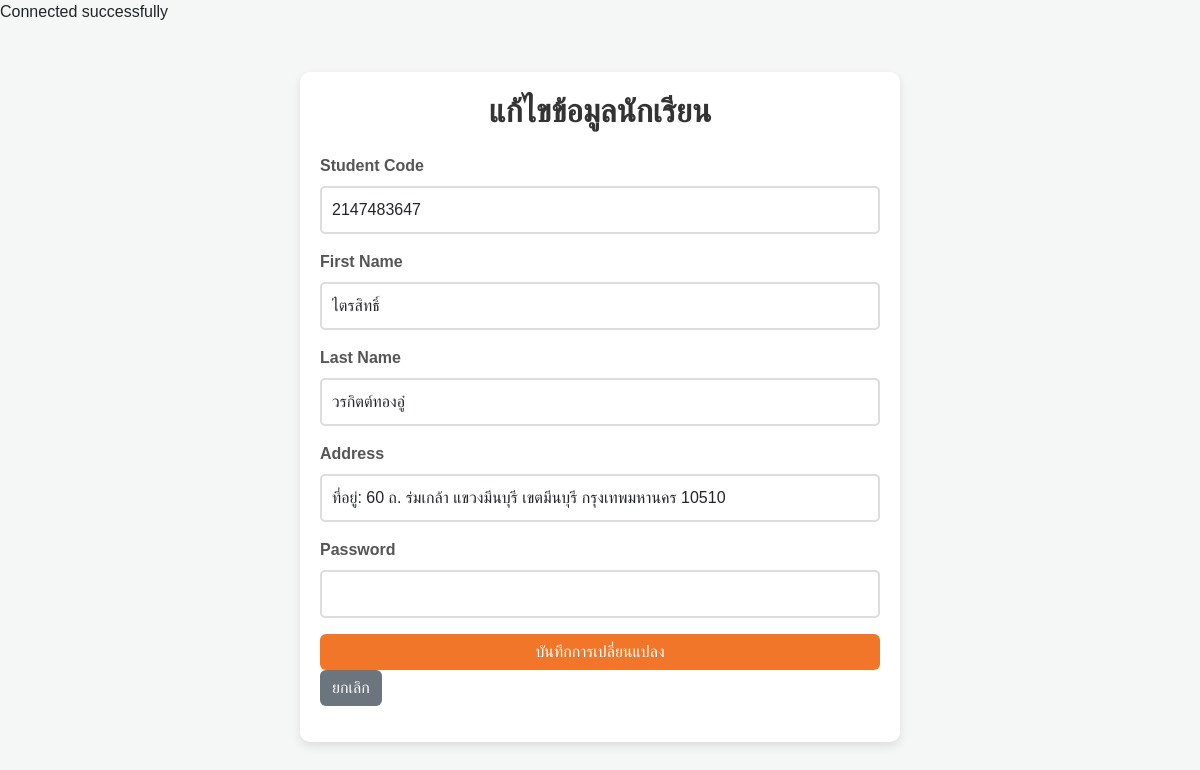
The app's page /admin/admin_edit_student_process.php?student_id=1103703175319 (signed in) with its own data.
### tables this page shows
CREATE TABLE `student` (
  `student_id` varchar(13) NOT NULL,
  `student_code` varchar(13) NOT NULL,
  `password` varchar(255) NOT NULL COMMENT 'รหัสผ่าน',
  `f_name` varchar(255) NOT NULL COMMENT 'ชื่อ',
  `l_name` varchar(255) NOT NULL COMMENT 'นามสกุล',
  `address` varchar(255) NOT NULL,
  `phone_number` varchar(10) NOT NULL,
  `phone_number_home` varchar(13) NOT NULL,
  `email` varchar(255) NOT NULL,
  `profile_image` longtext DEFAULT NULL,
  `spouse_id` varchar(13) DEFAULT NULL,
  `father_id` varchar(13) DEFAULT NULL,
  `mother_id` varchar(13) DEFAULT NULL,
  `guardian_id` varchar(13) DEFAULT NULL,
  `endorser_id` varchar(13) DEFAULT NULL,
  `department_id` int(11) DEFAULT NULL,
  `family_status_id` varchar(255) DEFAULT NULL,
  `family_status` varchar(150) NOT NULL
);

### admin/admin_edit_student_process.php (the view, shortened to what this page needs)
<?php
include '/xampp/htdocs/Project_Final/server.php';
if (isset($_GET['student_id'])) {
    $student_id = intval($_GET['student_id']);
    $sql = "SELECT * FROM student WHERE student_id = $student_id";
    $result = $conn->query($sql);
    if ($result->num_rows > 0) {
        $row = $result->fetch_assoc();
    } else {
        echo "ไม่พบข้อมูล";
        exit();
    }
} else {
    echo "ไม่มีการระบุ ID นักเรียน";
    exit();
}
?>
<!DOCTYPE html>
<html lang="en">
<head>
    <link href="https://cdn.jsdelivr.net/npm/bootstrap@5.3.0-alpha1/dist/css/bootstrap.min.css" rel="stylesheet">
</head>
<body>
<div class="container mt-5">
    <h2 class="mb-4">แก้ไขข้อมูลนักเรียน</h2>
    <form action="admin_edit_student_process_save.php" method="POST">
        <div class="mb-3">
            <label for="student_code" class="form-label">Student Code</label>
            <input type="text" class="form-control" id="student_code" name="student_code" value="<?php echo htmlspecialchars($row['student_code']); ?>" required>
        </div>
        <div class="mb-3">
            <label for="f_name" class="form-label">First Name</label>
            <input type="text" class="form-control" id="f_name" name="f_name" value="<?php echo htmlspecialchars($row['f_name']); ?>" required>
        </div>
        <div class="mb-3">
            <label for="l_name" class="form-label">Last Name</label>
            <input type="text" class="form-control" id="l_name" name="l_name" value="<?php echo htmlspecialchars($row['l_name']); ?>" required>
        </div>
        <div class="mb-3">
            <label for="address" class="form-label">Address</label>
            <input type="text" class="form-control" id="address" name="address" value="<?php echo htmlspecialchars($row['address']); ?>" required>
        </div>
        <div class="mb-3">
            <label for="password" class="form-label">Password</label>
            <input type="password" class="form-control" id="password" name="password" required>
        </div>
        <button type="submit" class="btn btn-primary">บันทึกการเปลี่ยนแปลง</button>
        <a href="admin_dashboard.php" class="btn btn-secondary">ยกเลิก</a>
    </form>
</div>
</body>
</html>

### admin/admin_edit_student_process.php (style rules this page uses)
body { background: #f4f7f6; font-family: 'Arial', sans-serif; }
.container { max-width: 600px; background: white; padding: 20px; margin: 50px auto; border-radius: 10px; box-shadow: 0px 4px 10px rgba(0, 0, 0, 0.1); }
h2 { text-align: center; color: #333; font-weight: bold; margin-bottom: 20px; }
.form-label { font-weight: bold; color: #555; }
.form-control { border: 2px solid #ddd; border-radius: 5px; padding: 10px; font-size: 16px; }
button { width: 100%; padding: 12px; font-size: 18px; font-weight: bold; border-radius: 5px; transition: 0.3s; }
.btn-primary { background: #F17629; border: none; }
.btn-secondary { background: #6c757d; border: none; }

### records on screen
student: student_code "2147483647", f_name "ไตรสิทธิ์", l_name "วรกิตต์ทองอู๋", address "ที่อยู่: 60 ถ. ร่มเกล้า แขวงมีนบุรี เขตมีนบุรี กรุงเทพมหานคร 10510"
